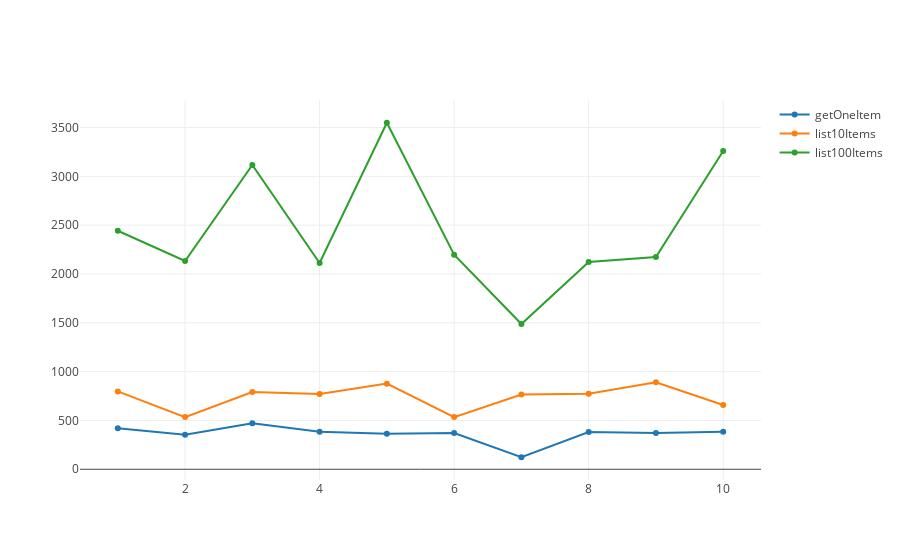

The notebook cell this image was saved under:
### Code cell
import plotly.plotly as py
import plotly.graph_objs as go
import plotly

# Create random data with numpy
import numpy as np

N = 500
random_x = [1,2,3,4,5,6,7,8,9,10]
one=[421,354,470,384,364,372,123,382,371,385]
ten=[440,503,228,487,1020,509,959,443,484,498]
hundred=[2443,2133,3116,2113,3549,2198,1487,2122,2174,3260]

# Create a trace
trace = go.Scatter(
    x = random_x,
    y = one,
     mode = 'lines+markers',
    name = 'getOneItem'
)

trace1 = go.Scatter(
    x = random_x,
    y = tio,
     mode = 'lines+markers',
    name = 'list10Items'
)

trace2 = go.Scatter(
    x = random_x,
    y = hundred,
     mode = 'lines+markers',
    name = 'list100Items'
)

data = [trace,trace1,trace2]
plotly.offline.init_notebook_mode(connected=True)
plotly.offline.iplot(data, filename='basic-line')

### Figure 1 — Plotly figure (JSON) as saved in the notebook; plotly's stock layout.template omitted (floating-point values rounded to 4 significant figures)
{"data": [{"mode": "lines+markers", "name": "getOneItem", "type": "scatter", "uid": "4f538ad8-376a-4839-bf5b-1463b98ab67f", "x": [1, 2, 3, 4, 5, 6, 7, 8, 9, 10], "y": [421, 354, 470, 384, 364, 372, 123, 382, 371, 385]}, {"mode": "lines+markers", "name": "list10Items", "type": "scatter", "uid": "a339efd2-8d0a-4d9a-9f71-107ce636e723", "x": [1, 2, 3, 4, 5, 6, 7, 8, 9, 10], "y": [797, 534, 791, 771, 877, 534, 766, 774, 890, 658]}, {"mode": "lines+markers", "name": "list100Items", "type": "scatter", "uid": "10c5f3b6-1c04-46ec-acdb-1028cbf2f21d", "x": [1, 2, 3, 4, 5, 6, 7, 8, 9, 10], "y": [2443, 2133, 3116, 2113, 3549, 2198, 1487, 2122, 2174, 3260]}], "layout": {}}
